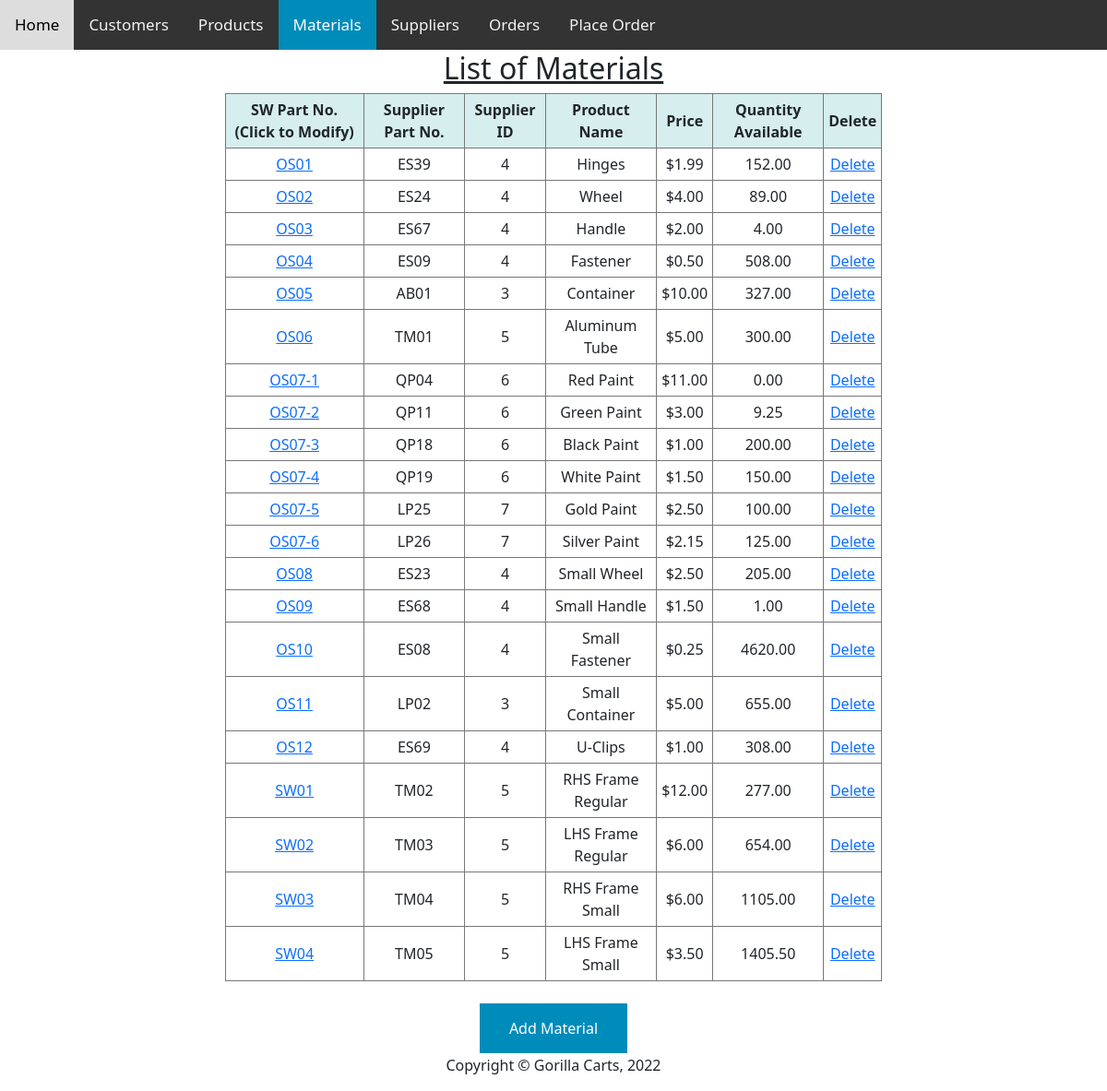
Page /materials on the earlier database version.
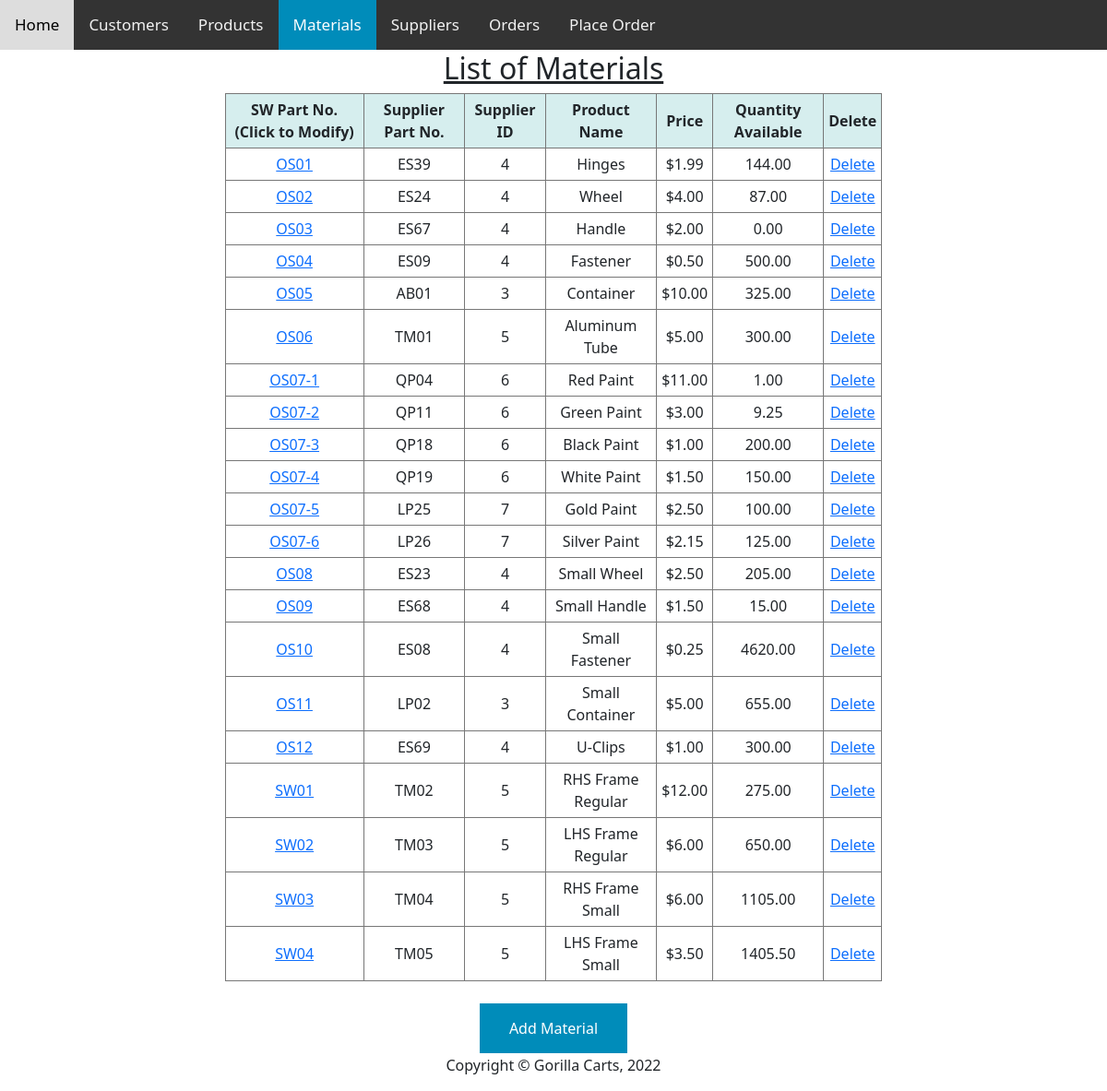
Same page on the later database version.
### tables this page shows
CREATE TABLE Materials (SWPartNo text PRIMARY KEY, SupplierPartNo text, SupplierID integer, ProductName text, Price double, QuantityAvailable integer, FOREIGN KEY(SupplierID) REFERENCES Suppliers(SupplierID));

### app.py (the view)
@app.route("/materials", methods=["GET","POST"]) # Decorator
def materialslist():
    if request.method == "GET":
        bList=Cart.getAllMaterials()
        return render_template('materials.html',message=bList)
    elif request.method == "POST":
        title = getFormVariable("title")
        bList=Cart.getAllMaterials()
        delEstimates_DB(title)
        bDict=Cart.getAllMaterials()
        return render_template('materials.html',message=bDict )

### objects.py (called while the page is built)
    @classmethod
    def getAllMaterials(cls):
        con = sqlite3.connect('Carts.db')
        con.execute("CREATE TABLE IF NOT EXISTS Materials (SWPartNo text PRIMARY KEY, SupplierPartNo text, SupplierID integer, ProductName text, Price double, QuantityAvailable integer, FOREIGN KEY(SupplierID) REFERENCES Suppliers(SupplierID))")
        cursorObj = con.cursor()
        cursorObj.execute('SELECT * FROM Materials')
        allRows = cursorObj.fetchall()
        MaterialList = []
        for individualRow in allRows:
            b = {"SWPartNo" : individualRow[0], "SupplierPartNo" : individualRow[1], "SupplierID": individualRow[2], "ProductName": individualRow[3], "Price": individualRow[4], "QuantityAvailable": float(individualRow[5])}
            MaterialList.append(b)
        return MaterialList

### templates/materials.html (shortened to what this page needs)
{% extends "layout.html" %}
{% block head %}
    <div class="topnav">
      <a href="/index">Home</a>
      <a href="/customers">Customers</a>
      <a href="/products">Products</a>
      <a class="active" href="/materials">Materials</a>
      <a href="/suppliers">Suppliers</a>
      <a href="/orders">Orders</a>
      <a href="/placeorder">Place Order</a>
    </div>
{% endblock %}
{% block body %}
<form>
     <H2><u>List of Materials</u></H2>
     <TABLE style="border-collapse: collapse;">
         <TR style="background-color: #D6EEEE;">
            <TH style="padding: 5px; border: solid 1px #777;">SW Part No. (Click to Modify)</TD>
            <TH style="padding: 5px; border: solid 1px #777;">Supplier Part No.</TD>
            <TH style="padding: 5px; border: solid 1px #777;">Supplier ID</TD>
            <TH style="padding: 5px; border: solid 1px #777;">Product Name</TD>
            <TH style="padding: 5px; border: solid 1px #777;">Price</TD>
            <TH style="padding: 5px; border: solid 1px #777;">Quantity Available</TD>
            <TH style="padding: 5px; border: solid 1px #777;">Delete</TD>
        </TH>
         {% for b in message %}
             <TR>
                  <TD style="padding: 5px; border: solid 1px #777;"><a href="/EditMaterial/{{b.SWPartNo}}">{{b.SWPartNo}}</a></TD>
                  <TD style="padding: 5px; border: solid 1px #777;">{{b.SupplierPartNo}}</TD>
                  <TD style="padding: 5px; border: solid 1px #777;">{{b.SupplierID}}</TD>
                  <TD style="padding: 5px; border: solid 1px #777;">{{b.ProductName}}</TD>
                  <TD style="padding: 5px; border: solid 1px #777;">${{"{:.2f}".format(b.Price)}}</TD>
                  <TD style="padding: 5px; border: solid 1px #777;">{{"{:.2f}".format(b.QuantityAvailable)}}</TD>
                  <TD style="padding: 5px; border: solid 1px #777;"><a href="{{ url_for('deleteMaterialFromList', title=b.SWPartNo) }}">Delete</a></TD>
             </TR>
         {% endfor %}
     </TABLE>
    <br>
    <a href="/addmaterial" style="background-color: #008CBA; border: none; color: white; padding: 15px 32px; text-align: center; text-decoration: none; display: inline-block; font-size: 16px;">Add Material</a>
{% endblock %}

### templates/layout.html (shortened to what this page needs)
<!DOCTYPE html>
<html lang="en">
    <head>
        {% block head %}
        {% endblock %}
        <link rel="stylesheet" href="{{ url_for('static', filename='css/style.css') }}">
        <link href="https://cdn.jsdelivr.net/npm/bootstrap@5.3.0-alpha2/dist/css/bootstrap.min.css" rel="stylesheet">
    </head>
    <body>
        <div class="container">
            <div class="section">
                <table>
                    <tr>
                        <td style="vertical-align:top">
                            {% block body %}
                            {% endblock %}
            </div>
        </div>
        <div class="footer">
            <p style="text-align:center;">Copyright © Gorilla Carts, 2022</p>
        </div>
    </body>
</html>

### static/css/style.css (style rules this page uses)
body { margin: 0; font-family: Arial, Helvetica, sans-serif; }
.topnav { overflow: hidden; background-color: #333; }
.topnav a { float: left; color: #f2f2f2; text-align: center; padding: 14px 16px; text-decoration: none; font-size: 17px; }
.topnav a.active { background-color: #008CBA; color: white; }
table { width: 80%; margin-left: auto; margin-right: auto; }
th { height: 30px; }
h2 { text-align:center; }
th, td { text-align:center; }

Differences in the rows shown:
changed Materials "OS01": QuantityAvailable "152.00" → "144.00"
changed Materials "OS02": QuantityAvailable "89.00" → "87.00"
changed Materials "OS03": QuantityAvailable "4.00" → "0.00"
changed Materials "OS04": QuantityAvailable "508.00" → "500.00"
changed Materials "OS05": QuantityAvailable "327.00" → "325.00"
changed Materials "OS07-1": QuantityAvailable "0.00" → "1.00"
changed Materials "OS09": QuantityAvailable "1.00" → "15.00"
changed Materials "OS12": QuantityAvailable "308.00" → "300.00"
changed Materials "SW01": QuantityAvailable "277.00" → "275.00"
changed Materials "SW02": QuantityAvailable "654.00" → "650.00"
